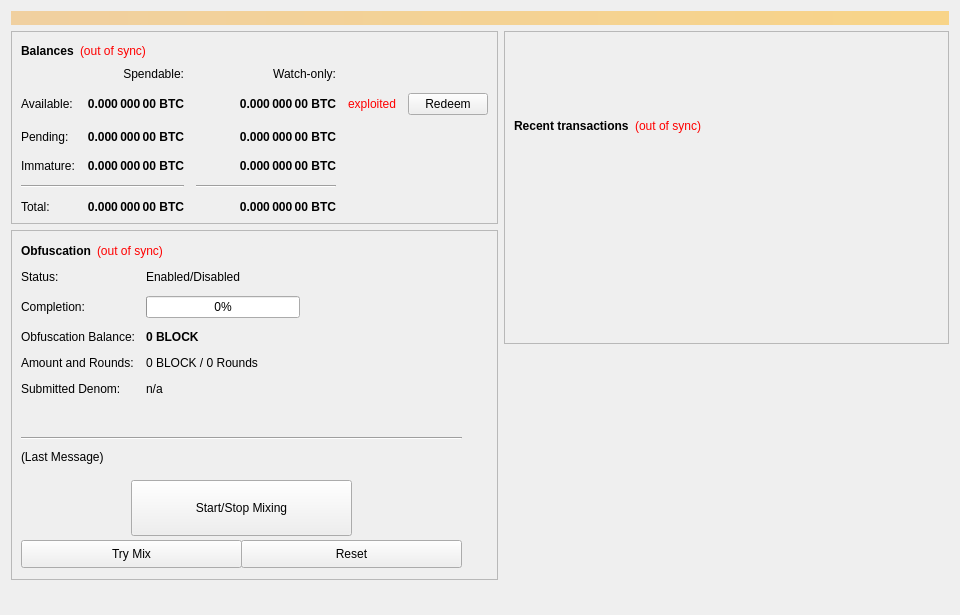
<?xml version="1.0" encoding="UTF-8"?>
<ui version="4.0">
 <class>OverviewPage</class>
 <widget class="QWidget" name="OverviewPage">
  <property name="geometry">
   <rect>
    <x>0</x>
    <y>0</y>
    <width>960</width>
    <height>615</height>
   </rect>
  </property>
  <property name="minimumSize">
   <size>
    <width>960</width>
    <height>0</height>
   </size>
  </property>
  <property name="windowTitle">
   <string>Form</string>
  </property>
  <layout class="QVBoxLayout" name="topLayout">
   <item>
    <widget class="QLabel" name="labelAlerts">
     <property name="visible">
      <bool>false</bool>
     </property>
     <property name="styleSheet">
      <string notr="true">background-color: qlineargradient(x1: 0, y1: 0, x2: 1, y2: 0, stop:0 #F0D0A0, stop:1 #F8D488); color:#000000;</string>
     </property>
     <property name="wordWrap">
      <bool>true</bool>
     </property>
     <property name="margin">
      <number>3</number>
     </property>
    </widget>
   </item>
   <item>
    <layout class="QHBoxLayout" name="horizontalLayout" stretch="1,1">
     <item>
      <layout class="QVBoxLayout" name="verticalLayout_2">
       <item>
        <widget class="QFrame" name="frame">
         <property name="frameShape">
          <enum>QFrame::StyledPanel</enum>
         </property>
         <property name="frameShadow">
          <enum>QFrame::Raised</enum>
         </property>
         <layout class="QVBoxLayout" name="verticalLayout_4">
          <item>
           <layout class="QHBoxLayout" name="horizontalLayout_4">
            <item>
             <widget class="QLabel" name="label_5">
              <property name="font">
               <font>
                <weight>75</weight>
                <bold>true</bold>
               </font>
              </property>
              <property name="text">
               <string>Balances</string>
              </property>
             </widget>
            </item>
            <item>
             <widget class="QLabel" name="labelWalletStatus">
              <property name="cursor">
               <cursorShape>WhatsThisCursor</cursorShape>
              </property>
              <property name="toolTip">
               <string>The displayed information may be out of date. Your wallet automatically synchronizes with the BlocknetDX network after a connection is established, but this process has not completed yet.</string>
              </property>
              <property name="styleSheet">
               <string notr="true">QLabel { color: red; }</string>
              </property>
              <property name="text">
               <string notr="true">(out of sync)</string>
              </property>
              <property name="alignment">
               <set>Qt::AlignLeading|Qt::AlignLeft|Qt::AlignVCenter</set>
              </property>
             </widget>
            </item>
            <item>
             <spacer name="horizontalSpacer_3">
              <property name="orientation">
               <enum>Qt::Horizontal</enum>
              </property>
              <property name="sizeHint" stdset="0">
               <size>
                <width>40</width>
                <height>20</height>
               </size>
              </property>
             </spacer>
            </item>
           </layout>
          </item>
          <item>
           <layout class="QGridLayout" name="gridLayout">
            <property name="spacing">
             <number>12</number>
            </property>
            <item row="4" column="0" colspan="2">
             <widget class="Line" name="lineSpendableBalance">
              <property name="orientation">
               <enum>Qt::Horizontal</enum>
              </property>
             </widget>
            </item>
            <item row="2" column="2">
             <widget class="QLabel" name="labelWatchPending">
              <property name="font">
               <font>
                <weight>75</weight>
                <bold>true</bold>
               </font>
              </property>
              <property name="cursor">
               <cursorShape>IBeamCursor</cursorShape>
              </property>
              <property name="toolTip">
               <string>Unconfirmed transactions to watch-only addresses</string>
              </property>
              <property name="text">
               <string notr="true">0.000 000 00 BTC</string>
              </property>
              <property name="alignment">
               <set>Qt::AlignRight|Qt::AlignTrailing|Qt::AlignVCenter</set>
              </property>
              <property name="textInteractionFlags">
               <set>Qt::LinksAccessibleByMouse|Qt::TextSelectableByKeyboard|Qt::TextSelectableByMouse</set>
              </property>
             </widget>
            </item>
            <item row="2" column="1">
             <widget class="QLabel" name="labelUnconfirmed">
              <property name="font">
               <font>
                <weight>75</weight>
                <bold>true</bold>
               </font>
              </property>
              <property name="cursor">
               <cursorShape>IBeamCursor</cursorShape>
              </property>
              <property name="toolTip">
               <string>Total of transactions that have yet to be confirmed, and do not yet count toward the spendable balance</string>
              </property>
              <property name="text">
               <string notr="true">0.000 000 00 BTC</string>
              </property>
              <property name="alignment">
               <set>Qt::AlignRight|Qt::AlignTrailing|Qt::AlignVCenter</set>
              </property>
              <property name="textInteractionFlags">
               <set>Qt::LinksAccessibleByMouse|Qt::TextSelectableByKeyboard|Qt::TextSelectableByMouse</set>
              </property>
             </widget>
            </item>
            <item row="3" column="2">
             <widget class="QLabel" name="labelWatchImmature">
              <property name="font">
               <font>
                <weight>75</weight>
                <bold>true</bold>
               </font>
              </property>
              <property name="cursor">
               <cursorShape>IBeamCursor</cursorShape>
              </property>
              <property name="toolTip">
               <string>Staked or servicenode rewards in watch-only addresses that has not yet matured</string>
              </property>
              <property name="text">
               <string notr="true">0.000 000 00 BTC</string>
              </property>
              <property name="alignment">
               <set>Qt::AlignRight|Qt::AlignTrailing|Qt::AlignVCenter</set>
              </property>
              <property name="textInteractionFlags">
               <set>Qt::LinksAccessibleByMouse|Qt::TextSelectableByKeyboard|Qt::TextSelectableByMouse</set>
              </property>
             </widget>
            </item>
            <item row="4" column="2">
             <widget class="Line" name="lineWatchBalance">
              <property name="sizePolicy">
               <sizepolicy hsizetype="Preferred" vsizetype="Fixed">
                <horstretch>0</horstretch>
                <verstretch>0</verstretch>
               </sizepolicy>
              </property>
              <property name="minimumSize">
               <size>
                <width>140</width>
                <height>0</height>
               </size>
              </property>
              <property name="orientation">
               <enum>Qt::Horizontal</enum>
              </property>
             </widget>
            </item>
            <item row="3" column="0">
             <widget class="QLabel" name="labelImmatureText">
              <property name="text">
               <string>Immature:</string>
              </property>
             </widget>
            </item>
            <item row="5" column="0">
             <widget class="QLabel" name="labelTotalText">
              <property name="text">
               <string>Total:</string>
              </property>
             </widget>
            </item>
            <item row="3" column="1">
             <widget class="QLabel" name="labelImmature">
              <property name="font">
               <font>
                <weight>75</weight>
                <bold>true</bold>
               </font>
              </property>
              <property name="cursor">
               <cursorShape>IBeamCursor</cursorShape>
              </property>
              <property name="toolTip">
               <string>Staked or servicenode rewards that has not yet matured</string>
              </property>
              <property name="text">
               <string notr="true">0.000 000 00 BTC</string>
              </property>
              <property name="alignment">
               <set>Qt::AlignRight|Qt::AlignTrailing|Qt::AlignVCenter</set>
              </property>
              <property name="textInteractionFlags">
               <set>Qt::LinksAccessibleByMouse|Qt::TextSelectableByKeyboard|Qt::TextSelectableByMouse</set>
              </property>
             </widget>
            </item>
            <item row="5" column="1">
             <widget class="QLabel" name="labelTotal">
              <property name="font">
               <font>
                <weight>75</weight>
                <bold>true</bold>
               </font>
              </property>
              <property name="cursor">
               <cursorShape>IBeamCursor</cursorShape>
              </property>
              <property name="toolTip">
               <string>Your current total balance</string>
              </property>
              <property name="text">
               <string notr="true">0.000 000 00 BTC</string>
              </property>
              <property name="alignment">
               <set>Qt::AlignRight|Qt::AlignTrailing|Qt::AlignVCenter</set>
              </property>
              <property name="textInteractionFlags">
               <set>Qt::LinksAccessibleByMouse|Qt::TextSelectableByKeyboard|Qt::TextSelectableByMouse</set>
              </property>
             </widget>
            </item>
            <item row="0" column="2">
             <widget class="QLabel" name="labelWatchonly">
              <property name="text">
               <string>Watch-only:</string>
              </property>
              <property name="alignment">
               <set>Qt::AlignRight|Qt::AlignTrailing|Qt::AlignVCenter</set>
              </property>
             </widget>
            </item>
            <item row="5" column="2">
             <widget class="QLabel" name="labelWatchTotal">
              <property name="font">
               <font>
                <weight>75</weight>
                <bold>true</bold>
               </font>
              </property>
              <property name="cursor">
               <cursorShape>IBeamCursor</cursorShape>
              </property>
              <property name="toolTip">
               <string>Current total balance in watch-only addresses</string>
              </property>
              <property name="text">
               <string notr="true">0.000 000 00 BTC</string>
              </property>
              <property name="alignment">
               <set>Qt::AlignRight|Qt::AlignTrailing|Qt::AlignVCenter</set>
              </property>
              <property name="textInteractionFlags">
               <set>Qt::LinksAccessibleByMouse|Qt::TextSelectableByKeyboard|Qt::TextSelectableByMouse</set>
              </property>
             </widget>
            </item>
            <item row="1" column="0">
             <widget class="QLabel" name="labelBalanceText">
              <property name="text">
               <string>Available:</string>
              </property>
             </widget>
            </item>
            <item row="0" column="1">
             <widget class="QLabel" name="labelSpendable">
              <property name="text">
               <string>Spendable:</string>
              </property>
              <property name="alignment">
               <set>Qt::AlignRight|Qt::AlignTrailing|Qt::AlignVCenter</set>
              </property>
             </widget>
            </item>
            <item row="1" column="2">
             <widget class="QLabel" name="labelWatchAvailable">
              <property name="font">
               <font>
                <weight>75</weight>
                <bold>true</bold>
               </font>
              </property>
              <property name="cursor">
               <cursorShape>IBeamCursor</cursorShape>
              </property>
              <property name="toolTip">
               <string>Your current balance in watch-only addresses</string>
              </property>
              <property name="text">
               <string notr="true">0.000 000 00 BTC</string>
              </property>
              <property name="alignment">
               <set>Qt::AlignRight|Qt::AlignTrailing|Qt::AlignVCenter</set>
              </property>
              <property name="textInteractionFlags">
               <set>Qt::LinksAccessibleByMouse|Qt::TextSelectableByKeyboard|Qt::TextSelectableByMouse</set>
              </property>
             </widget>
            </item>
            <item row="1" column="1">
             <widget class="QLabel" name="labelBalance">
              <property name="font">
               <font>
                <weight>75</weight>
                <bold>true</bold>
               </font>
              </property>
              <property name="cursor">
               <cursorShape>IBeamCursor</cursorShape>
              </property>
              <property name="toolTip">
               <string>Your current spendable balance</string>
              </property>
              <property name="text">
               <string notr="true">0.000 000 00 BTC</string>
              </property>
              <property name="alignment">
               <set>Qt::AlignRight|Qt::AlignTrailing|Qt::AlignVCenter</set>
              </property>
              <property name="textInteractionFlags">
               <set>Qt::LinksAccessibleByMouse|Qt::TextSelectableByKeyboard|Qt::TextSelectableByMouse</set>
              </property>
             </widget>
            </item>
            <item row="2" column="0">
             <widget class="QLabel" name="labelPendingText">
              <property name="text">
               <string>Pending:</string>
              </property>
             </widget>
            </item>
            <item row="1" column="3">
             <widget class="QLabel" name="labelExploited">
              <property name="enabled">
               <bool>true</bool>
              </property>
              <property name="styleSheet">
               <string notr="true">QLabel { color: red; }</string>
              </property>
              <property name="text">
               <string>exploited</string>
              </property>
             </widget>
            </item>
            <item row="2" column="5">
             <spacer name="horizontalSpacer_2">
              <property name="orientation">
               <enum>Qt::Horizontal</enum>
              </property>
              <property name="sizeHint" stdset="0">
               <size>
                <width>40</width>
                <height>20</height>
               </size>
              </property>
             </spacer>
            </item>
            <item row="1" column="4">
             <widget class="QPushButton" name="pushButtonRedeem">
              <property name="text">
               <string>Redeem</string>
              </property>
             </widget>
            </item>
           </layout>
          </item>
         </layout>
        </widget>
       </item>
       <item>
        <widget class="QFrame" name="frameObfuscation">
         <property name="minimumSize">
          <size>
           <width>0</width>
           <height>350</height>
          </size>
         </property>
         <property name="layoutDirection">
          <enum>Qt::LeftToRight</enum>
         </property>
         <property name="frameShape">
          <enum>QFrame::StyledPanel</enum>
         </property>
         <property name="frameShadow">
          <enum>QFrame::Raised</enum>
         </property>
         <widget class="QWidget" name="formLayoutWidget">
          <property name="geometry">
           <rect>
            <x>10</x>
            <y>40</y>
            <width>451</width>
            <height>161</height>
           </rect>
          </property>
          <layout class="QFormLayout" name="formLayout">
           <property name="fieldGrowthPolicy">
            <enum>QFormLayout::AllNonFixedFieldsGrow</enum>
           </property>
           <property name="horizontalSpacing">
            <number>11</number>
           </property>
           <property name="verticalSpacing">
            <number>12</number>
           </property>
           <item row="0" column="0">
            <widget class="QLabel" name="label_6">
             <property name="text">
              <string>Status:</string>
             </property>
            </widget>
           </item>
           <item row="1" column="0">
            <widget class="QLabel" name="label_7">
             <property name="text">
              <string>Completion:</string>
             </property>
            </widget>
           </item>
           <item row="1" column="1">
            <widget class="QProgressBar" name="obfuscationProgress">
             <property name="maximumSize">
              <size>
               <width>154</width>
               <height>16777215</height>
              </size>
             </property>
             <property name="value">
              <number>0</number>
             </property>
            </widget>
           </item>
           <item row="2" column="0">
            <widget class="QLabel" name="labelAnonymizedText">
             <property name="text">
              <string>Obfuscation Balance:</string>
             </property>
            </widget>
           </item>
           <item row="2" column="1">
            <widget class="QLabel" name="labelAnonymized">
             <property name="font">
              <font>
               <weight>75</weight>
               <bold>true</bold>
              </font>
             </property>
             <property name="text">
              <string notr="true">0 BLOCK</string>
             </property>
            </widget>
           </item>
           <item row="3" column="0">
            <widget class="QLabel" name="label_8">
             <property name="text">
              <string>Amount and Rounds:</string>
             </property>
            </widget>
           </item>
           <item row="3" column="1">
            <widget class="QLabel" name="labelAmountRounds">
             <property name="text">
              <string>0 BLOCK / 0 Rounds</string>
             </property>
            </widget>
           </item>
           <item row="4" column="0">
            <widget class="QLabel" name="label_9">
             <property name="text">
              <string>Submitted Denom:</string>
             </property>
            </widget>
           </item>
           <item row="4" column="1">
            <widget class="QLabel" name="labelSubmittedDenom">
             <property name="toolTip">
              <string>The denominations you submitted to the Servicenode.&lt;br&gt;To mix, other users must submit the exact same denominations.</string>
             </property>
             <property name="text">
              <string>n/a</string>
             </property>
            </widget>
           </item>
           <item row="0" column="1">
            <widget class="QLabel" name="obfuscationEnabled">
             <property name="text">
              <string>Enabled/Disabled</string>
             </property>
            </widget>
           </item>
          </layout>
         </widget>
         <widget class="QPushButton" name="runAutoDenom">
          <property name="geometry">
           <rect>
            <x>251</x>
            <y>17</y>
            <width>1</width>
            <height>1</height>
           </rect>
          </property>
          <property name="palette">
           <palette>
            <active>
             <colorrole role="WindowText">
              <brush brushstyle="SolidPattern">
               <color alpha="255">
                <red>0</red>
                <green>0</green>
                <blue>0</blue>
               </color>
              </brush>
             </colorrole>
             <colorrole role="Button">
              <brush brushstyle="SolidPattern">
               <color alpha="255">
                <red>239</red>
                <green>238</green>
                <blue>238</blue>
               </color>
              </brush>
             </colorrole>
             <colorrole role="Light">
              <brush brushstyle="SolidPattern">
               <color alpha="255">
                <red>255</red>
                <green>255</green>
                <blue>255</blue>
               </color>
              </brush>
             </colorrole>
             <colorrole role="Midlight">
              <brush brushstyle="SolidPattern">
               <color alpha="255">
                <red>247</red>
                <green>246</green>
                <blue>246</blue>
               </color>
              </brush>
             </colorrole>
             <colorrole role="Dark">
              <brush brushstyle="SolidPattern">
               <color alpha="255">
                <red>119</red>
                <green>119</green>
                <blue>119</blue>
               </color>
              </brush>
             </colorrole>
             <colorrole role="Mid">
              <brush brushstyle="SolidPattern">
               <color alpha="255">
                <red>159</red>
                <green>159</green>
                <blue>159</blue>
               </color>
              </brush>
             </colorrole>
             <colorrole role="Text">
              <brush brushstyle="SolidPattern">
               <color alpha="255">
                <red>0</red>
                <green>0</green>
                <blue>0</blue>
               </color>
              </brush>
             </colorrole>
             <colorrole role="BrightText">
              <brush brushstyle="SolidPattern">
               <color alpha="255">
                <red>255</red>
                <green>255</green>
                <blue>255</blue>
               </color>
              </brush>
             </colorrole>
             <colorrole role="ButtonText">
              <brush brushstyle="SolidPattern">
               <color alpha="255">
                <red>0</red>
                <green>0</green>
                <blue>0</blue>
               </color>
              </brush>
             </colorrole>
             <colorrole role="Base">
              <brush brushstyle="SolidPattern">
               <color alpha="255">
                <red>255</red>
                <green>255</green>
                <blue>255</blue>
               </color>
              </brush>
             </colorrole>
             <colorrole role="Window">
              <brush brushstyle="SolidPattern">
               <color alpha="255">
                <red>239</red>
                <green>238</green>
                <blue>238</blue>
               </color>
              </brush>
             </colorrole>
             <colorrole role="Shadow">
              <brush brushstyle="SolidPattern">
               <color alpha="255">
                <red>0</red>
                <green>0</green>
                <blue>0</blue>
               </color>
              </brush>
             </colorrole>
             <colorrole role="AlternateBase">
              <brush brushstyle="SolidPattern">
               <color alpha="255">
                <red>247</red>
                <green>246</green>
                <blue>246</blue>
               </color>
              </brush>
             </colorrole>
             <colorrole role="ToolTipBase">
              <brush brushstyle="SolidPattern">
               <color alpha="255">
                <red>255</red>
                <green>255</green>
                <blue>220</blue>
               </color>
              </brush>
             </colorrole>
             <colorrole role="ToolTipText">
              <brush brushstyle="SolidPattern">
               <color alpha="255">
                <red>0</red>
                <green>0</green>
                <blue>0</blue>
               </color>
              </brush>
             </colorrole>
            </active>
            <inactive>
             <colorrole role="WindowText">
              <brush brushstyle="SolidPattern">
               <color alpha="255">
                <red>0</red>
                <green>0</green>
                <blue>0</blue>
               </color>
              </brush>
             </colorrole>
             <colorrole role="Button">
              <brush brushstyle="SolidPattern">
               <color alpha="255">
                <red>239</red>
                <green>238</green>
                <blue>238</blue>
               </color>
              </brush>
             </colorrole>
             <colorrole role="Light">
              <brush brushstyle="SolidPattern">
               <color alpha="255">
                <red>255</red>
                <green>255</green>
                <blue>255</blue>
               </color>
              </brush>
             </colorrole>
             <colorrole role="Midlight">
              <brush brushstyle="SolidPattern">
               <color alpha="255">
                <red>247</red>
                <green>246</green>
                <blue>246</blue>
               </color>
              </brush>
             </colorrole>
             <colorrole role="Dark">
              <brush brushstyle="SolidPattern">
               <color alpha="255">
                <red>119</red>
                <green>119</green>
                <blue>119</blue>
               </color>
              </brush>
             </colorrole>
             <colorrole role="Mid">
              <brush brushstyle="SolidPattern">
               <color alpha="255">
                <red>159</red>
                <green>159</green>
                <blue>159</blue>
               </color>
              </brush>
             </colorrole>
             <colorrole role="Text">
              <brush brushstyle="SolidPattern">
               <color alpha="255">
                <red>0</red>
                <green>0</green>
                <blue>0</blue>
               </color>
              </brush>
             </colorrole>
             <colorrole role="BrightText">
              <brush brushstyle="SolidPattern">
               <color alpha="255">
                <red>255</red>
                <green>255</green>
                <blue>255</blue>
               </color>
              </brush>
             </colorrole>
             <colorrole role="ButtonText">
              <brush brushstyle="SolidPattern">
               <color alpha="255">
                <red>0</red>
                <green>0</green>
                <blue>0</blue>
               </color>
              </brush>
             </colorrole>
             <colorrole role="Base">
              <brush brushstyle="SolidPattern">
               <color alpha="255">
                <red>255</red>
                <green>255</green>
                <blue>255</blue>
               </color>
              </brush>
             </colorrole>
             <colorrole role="Window">
              <brush brushstyle="SolidPattern">
               <color alpha="255">
                <red>239</red>
                <green>238</green>
                <blue>238</blue>
               </color>
              </brush>
             </colorrole>
             <colorrole role="Shadow">
              <brush brushstyle="SolidPattern">
               <color alpha="255">
                <red>0</red>
                <green>0</green>
                <blue>0</blue>
               </color>
              </brush>
             </colorrole>
             <colorrole role="AlternateBase">
              <brush brushstyle="SolidPattern">
               <color alpha="255">
                <red>247</red>
                <green>246</green>
                <blue>246</blue>
               </color>
              </brush>
             </colorrole>
             <colorrole role="ToolTipBase">
              <brush brushstyle="SolidPattern">
               <color alpha="255">
                <red>255</red>
                <green>255</green>
                <blue>220</blue>
               </color>
              </brush>
             </colorrole>
             <colorrole role="ToolTipText">
              <brush brushstyle="SolidPattern">
               <color alpha="255">
                <red>0</red>
                <green>0</green>
                <blue>0</blue>
               </color>
              </brush>
             </colorrole>
            </inactive>
            <disabled>
             <colorrole role="WindowText">
              <brush brushstyle="SolidPattern">
               <color alpha="255">
                <red>119</red>
                <green>119</green>
                <blue>119</blue>
               </color>
              </brush>
             </colorrole>
             <colorrole role="Button">
              <brush brushstyle="SolidPattern">
               <color alpha="255">
                <red>239</red>
                <green>238</green>
                <blue>238</blue>
               </color>
              </brush>
             </colorrole>
             <colorrole role="Light">
              <brush brushstyle="SolidPattern">
               <color alpha="255">
                <red>255</red>
                <green>255</green>
                <blue>255</blue>
               </color>
              </brush>
             </colorrole>
             <colorrole role="Midlight">
              <brush brushstyle="SolidPattern">
               <color alpha="255">
                <red>247</red>
                <green>246</green>
                <blue>246</blue>
               </color>
              </brush>
             </colorrole>
             <colorrole role="Dark">
              <brush brushstyle="SolidPattern">
               <color alpha="255">
                <red>119</red>
                <green>119</green>
                <blue>119</blue>
               </color>
              </brush>
             </colorrole>
             <colorrole role="Mid">
              <brush brushstyle="SolidPattern">
               <color alpha="255">
                <red>159</red>
                <green>159</green>
                <blue>159</blue>
               </color>
              </brush>
             </colorrole>
             <colorrole role="Text">
              <brush brushstyle="SolidPattern">
               <color alpha="255">
                <red>119</red>
                <green>119</green>
                <blue>119</blue>
               </color>
              </brush>
             </colorrole>
             <colorrole role="BrightText">
              <brush brushstyle="SolidPattern">
               <color alpha="255">
                <red>255</red>
                <green>255</green>
                <blue>255</blue>
               </color>
              </brush>
             </colorrole>
             <colorrole role="ButtonText">
              <brush brushstyle="SolidPattern">
               <color alpha="255">
                <red>119</red>
                <green>119</green>
                <blue>119</blue>
               </color>
              </brush>
             </colorrole>
             <colorrole role="Base">
              <brush brushstyle="SolidPattern">
               <color alpha="255">
                <red>239</red>
                <green>238</green>
                <blue>238</blue>
               </color>
              </brush>
             </colorrole>
             <colorrole role="Window">
              <brush brushstyle="SolidPattern">
               <color alpha="255">
                <red>239</red>
                <green>238</green>
                <blue>238</blue>
               </color>
              </brush>
             </colorrole>
             <colorrole role="Shadow">
              <brush brushstyle="SolidPattern">
               <color alpha="255">
                <red>0</red>
                <green>0</green>
                <blue>0</blue>
               </color>
              </brush>
             </colorrole>
             <colorrole role="AlternateBase">
              <brush brushstyle="SolidPattern">
               <color alpha="255">
                <red>239</red>
                <green>238</green>
                <blue>238</blue>
               </color>
              </brush>
             </colorrole>
             <colorrole role="ToolTipBase">
              <brush brushstyle="SolidPattern">
               <color alpha="255">
                <red>255</red>
                <green>255</green>
                <blue>220</blue>
               </color>
              </brush>
             </colorrole>
             <colorrole role="ToolTipText">
              <brush brushstyle="SolidPattern">
               <color alpha="255">
                <red>0</red>
                <green>0</green>
                <blue>0</blue>
               </color>
              </brush>
             </colorrole>
            </disabled>
           </palette>
          </property>
          <property name="focusPolicy">
           <enum>Qt::NoFocus</enum>
          </property>
          <property name="autoFillBackground">
           <bool>true</bool>
          </property>
          <property name="text">
           <string/>
          </property>
          <property name="flat">
           <bool>true</bool>
          </property>
         </widget>
         <widget class="QPushButton" name="toggleObfuscation">
          <property name="geometry">
           <rect>
            <x>120</x>
            <y>250</y>
            <width>221</width>
            <height>56</height>
           </rect>
          </property>
          <property name="sizePolicy">
           <sizepolicy hsizetype="MinimumExpanding" vsizetype="Fixed">
            <horstretch>0</horstretch>
            <verstretch>0</verstretch>
           </sizepolicy>
          </property>
          <property name="text">
           <string>Start/Stop Mixing</string>
          </property>
         </widget>
         <widget class="Line" name="lineLastMessage">
          <property name="geometry">
           <rect>
            <x>10</x>
            <y>200</y>
            <width>441</width>
            <height>16</height>
           </rect>
          </property>
          <property name="orientation">
           <enum>Qt::Horizontal</enum>
          </property>
         </widget>
         <widget class="QLabel" name="obfuscationStatus">
          <property name="geometry">
           <rect>
            <x>10</x>
            <y>220</y>
            <width>451</width>
            <height>61</height>
           </rect>
          </property>
          <property name="minimumSize">
           <size>
            <width>288</width>
            <height>43</height>
           </size>
          </property>
          <property name="text">
           <string>(Last Message)</string>
          </property>
          <property name="alignment">
           <set>Qt::AlignLeading|Qt::AlignLeft|Qt::AlignTop</set>
          </property>
          <property name="wordWrap">
           <bool>true</bool>
          </property>
         </widget>
         <widget class="QPushButton" name="obfuscationAuto">
          <property name="geometry">
           <rect>
            <x>10</x>
            <y>310</y>
            <width>221</width>
            <height>28</height>
           </rect>
          </property>
          <property name="sizePolicy">
           <sizepolicy hsizetype="MinimumExpanding" vsizetype="Fixed">
            <horstretch>0</horstretch>
            <verstretch>0</verstretch>
           </sizepolicy>
          </property>
          <property name="toolTip">
           <string>Try to manually submit a Obfuscation request.</string>
          </property>
          <property name="text">
           <string>Try Mix</string>
          </property>
         </widget>
         <widget class="QPushButton" name="obfuscationReset">
          <property name="geometry">
           <rect>
            <x>230</x>
            <y>310</y>
            <width>221</width>
            <height>28</height>
           </rect>
          </property>
          <property name="sizePolicy">
           <sizepolicy hsizetype="MinimumExpanding" vsizetype="Fixed">
            <horstretch>0</horstretch>
            <verstretch>0</verstretch>
           </sizepolicy>
          </property>
          <property name="toolTip">
           <string>Reset the current status of Obfuscation (can interrupt Obfuscation if it's in the process of Mixing, which can cost you money!)</string>
          </property>
          <property name="autoFillBackground">
           <bool>false</bool>
          </property>
          <property name="text">
           <string>Reset</string>
          </property>
         </widget>
         <widget class="QWidget" name="layoutWidget">
          <property name="geometry">
           <rect>
            <x>10</x>
            <y>10</y>
            <width>431</width>
            <height>22</height>
           </rect>
          </property>
          <layout class="QHBoxLayout" name="horizontalLayout_5">
           <item>
            <widget class="QLabel" name="label_2">
             <property name="font">
              <font>
               <weight>75</weight>
               <bold>true</bold>
              </font>
             </property>
             <property name="text">
              <string>Obfuscation</string>
             </property>
            </widget>
           </item>
           <item>
            <widget class="QLabel" name="labelObfuscationSyncStatus">
             <property name="toolTip">
              <string>The displayed information may be out of date. Your wallet automatically synchronizes with the BlocknetDX network after a connection is established, but this process has not completed yet.</string>
             </property>
             <property name="styleSheet">
              <string notr="true">QLabel { color: red; }</string>
             </property>
             <property name="text">
              <string notr="true">(out of sync)</string>
             </property>
             <property name="alignment">
              <set>Qt::AlignLeading|Qt::AlignLeft|Qt::AlignVCenter</set>
             </property>
            </widget>
           </item>
           <item>
            <spacer name="horizontalSpacer_4">
             <property name="orientation">
              <enum>Qt::Horizontal</enum>
             </property>
             <property name="sizeHint" stdset="0">
              <size>
               <width>40</width>
               <height>20</height>
              </size>
             </property>
            </spacer>
           </item>
          </layout>
         </widget>
        </widget>
       </item>
       <item>
        <spacer name="verticalSpacer">
         <property name="orientation">
          <enum>Qt::Vertical</enum>
         </property>
         <property name="sizeHint" stdset="0">
          <size>
           <width>20</width>
           <height>40</height>
          </size>
         </property>
        </spacer>
       </item>
      </layout>
     </item>
     <item>
      <layout class="QVBoxLayout" name="verticalLayout_3">
       <item>
        <widget class="QFrame" name="frame_2">
         <property name="frameShape">
          <enum>QFrame::StyledPanel</enum>
         </property>
         <property name="frameShadow">
          <enum>QFrame::Raised</enum>
         </property>
         <layout class="QVBoxLayout" name="verticalLayout">
          <item>
           <spacer name="verticalSpacer_3">
            <property name="orientation">
             <enum>Qt::Vertical</enum>
            </property>
            <property name="sizeType">
             <enum>QSizePolicy::Preferred</enum>
            </property>
            <property name="sizeHint" stdset="0">
             <size>
              <width>20</width>
              <height>75</height>
             </size>
            </property>
           </spacer>
          </item>
          <item>
           <layout class="QHBoxLayout" name="horizontalLayout_2">
            <item>
             <widget class="QLabel" name="label_4">
              <property name="font">
               <font>
                <weight>75</weight>
                <bold>true</bold>
               </font>
              </property>
              <property name="text">
               <string>Recent transactions</string>
              </property>
             </widget>
            </item>
            <item>
             <widget class="QLabel" name="labelTransactionsStatus">
              <property name="cursor">
               <cursorShape>WhatsThisCursor</cursorShape>
              </property>
              <property name="toolTip">
               <string>The displayed information may be out of date. Your wallet automatically synchronizes with the BlocknetDX network after a connection is established, but this process has not completed yet.</string>
              </property>
              <property name="styleSheet">
               <string notr="true">QLabel { color: red; }</string>
              </property>
              <property name="text">
               <string notr="true">(out of sync)</string>
              </property>
              <property name="alignment">
               <set>Qt::AlignRight|Qt::AlignTrailing|Qt::AlignVCenter</set>
              </property>
             </widget>
            </item>
            <item>
             <spacer name="horizontalSpacer">
              <property name="orientation">
               <enum>Qt::Horizontal</enum>
              </property>
              <property name="sizeHint" stdset="0">
               <size>
                <width>40</width>
                <height>20</height>
               </size>
              </property>
             </spacer>
            </item>
           </layout>
          </item>
          <item>
           <widget class="QListView" name="listTransactions">
            <property name="styleSheet">
             <string notr="true">QListView { background: transparent; }</string>
            </property>
            <property name="frameShape">
             <enum>QFrame::NoFrame</enum>
            </property>
            <property name="verticalScrollBarPolicy">
             <enum>Qt::ScrollBarAlwaysOff</enum>
            </property>
            <property name="horizontalScrollBarPolicy">
             <enum>Qt::ScrollBarAlwaysOff</enum>
            </property>
            <property name="selectionMode">
             <enum>QAbstractItemView::NoSelection</enum>
            </property>
           </widget>
          </item>
         </layout>
        </widget>
       </item>
       <item>
        <spacer name="verticalSpacer_2">
         <property name="orientation">
          <enum>Qt::Vertical</enum>
         </property>
         <property name="sizeType">
          <enum>QSizePolicy::Expanding</enum>
         </property>
         <property name="sizeHint" stdset="0">
          <size>
           <width>20</width>
           <height>40</height>
          </size>
         </property>
        </spacer>
       </item>
      </layout>
     </item>
    </layout>
   </item>
  </layout>
 </widget>
 <resources/>
 <connections/>
</ui>
